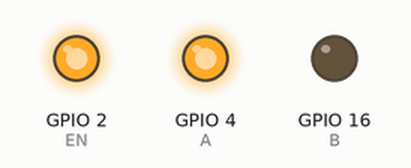
Simulated run of this program. Board: ESP32 board running MicroPython. Parts: output pins drawn as LEDs (lit = HIGH).

Above: at 0.05 s.
At 3.95 s:
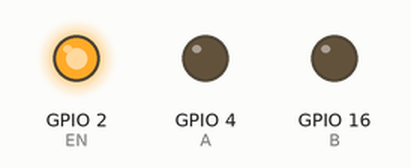
At 5.95 s:
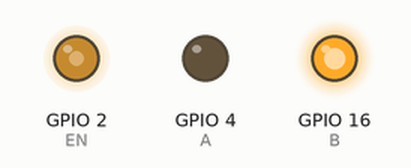
At 7.95 s:
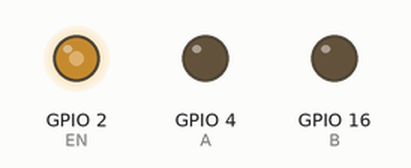
Timing chart, 0 to 10.4 s (numbered marks = the images above):
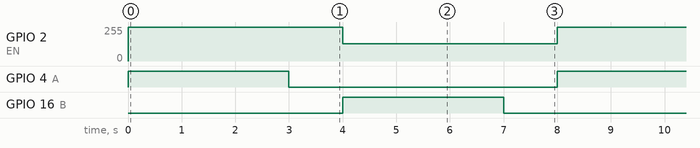

Measured:
- by itself, GPIO 2 (EN): alternates 255/255 for 4.0 s and 128/255 for 4.0 s
- by itself, GPIO 4 (A), GPIO 16 (B): alternates HIGH for 3.0 s and LOW for 5.0 s

The program:

PuenteH.py
```python
from machine import Pin, PWM, ADC
import time

EN = Pin(2, Pin.OUT)
pwm = PWM(EN, freq=1000, duty=512)

A = Pin(4,Pin.OUT)
B = Pin(16,Pin.OUT)

while True:
    # Giramos en una direccion por tres segundos
    A.on()
    B.off()
    pwm.duty(1023) # velocidad al maximo
    time.sleep_ms(3000)
    #detemos 1 segundo
    A.off()
    B.off()
    time.sleep_ms(1000)
    # Invertimos dirección de giro
    A.off()
    B.on()
    pwm.duty(512) # Media velocidad
    time.sleep_ms(3000)
    #detemos 1 segundo
    A.off()
    B.off()
    time.sleep_ms(1000)
```
